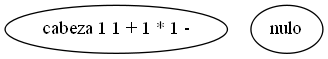

The script that drew this image:
from graphviz import Digraph

class nodosimple():
	"""docstring for nodosimple"""
	def __init__(self,dato,indice):
		super(nodosimple, self).__init__()
		self.dato = dato
		self.nodosiguiente	=  None
		self.indice = indice

class cola():
	def __init__(self):
		self.cabeza = None
	def push(self,dato):
		nuevo = nodosimple(dato,0)
		if self.cabeza == None:
			self.cabeza = nuevo
		else:
			aux = self.cabeza
			while aux.nodosiguiente != None:
				aux = aux.nodosiguiente
			aux.nodosiguiente = nuevo
	def pop(self):
		if(self.cabeza != None):
			aux = self.cabeza
			self.cabeza = self.cabeza.nodosiguiente
			return aux.dato
		else:
			print("-* La cola esta vacia *-")	
	def imprimir(self):
		aux = self.cabeza
		cola = ""
		while aux != None:
			if(aux.nodosiguiente == None):
				cola = cola + str(aux.dato)
			else:	
				cola = cola + str(aux.dato) + "  ->  "
			aux = aux.nodosiguiente	
		print ( "\n " + cola + "\n")	
	def graficar(self):
		dot = Digraph()
		if self.cabeza != None:
			dot.node('cabeza',"cabeza "+self.cabeza.dato)
			dot.node('null','nulo')
			aux = self.cabeza
			diferenciador = 0
			while aux.nodosiguiente != None:
				aux = aux.nodosiguiente
				dot.node(str(aux.dato)+str(diferenciador),str(aux.dato))
				diferenciador = diferenciador + 1
		#dot.node(str(aux.dato),str(aux.dato))	
			if self.cabeza.nodosiguiente != None:
				dot.edge('cabeza',str(self.cabeza.nodosiguiente.dato)+str(0))
				aux = self.cabeza.nodosiguiente
				diferenciador = 0
				while aux.nodosiguiente != None:
					dot.edge(str(aux.dato)+str(diferenciador),str(aux.nodosiguiente.dato)+str(diferenciador+1))
					diferenciador = diferenciador + 1
					aux = aux.nodosiguiente
			
				dot.edge(str(aux.dato)+str(diferenciador),"null")
		else:
			dot.node('cabeza','Null')	
		dot.format = 'png' 
		dot.render('cola')	
		return dot.source			
